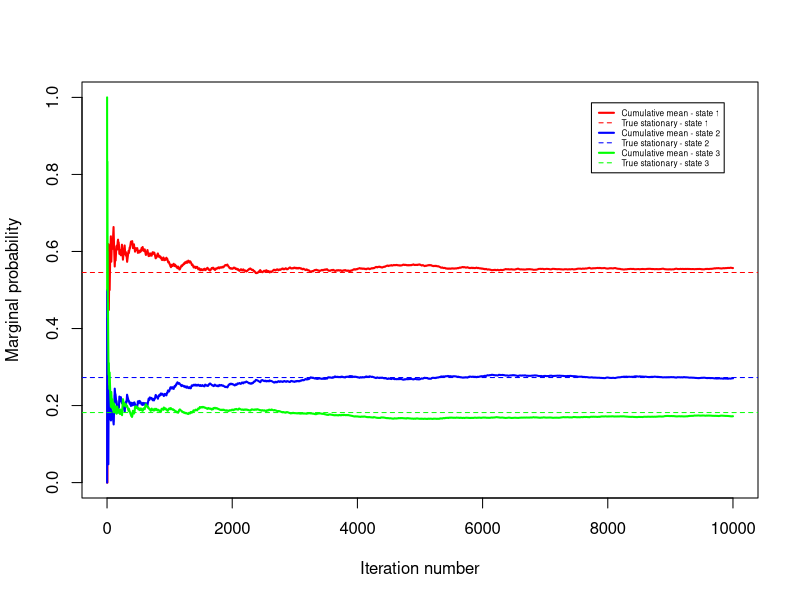

This chart was generated by the following R code:
#####   BEGIN USER INPUT  #####
nIter <- 10000 # Number of simulated steps of the Markov chain
P = matrix(c(0.8,0.1,0.1,0.2,0.6,0.2,0.3,0.3,0.4),3,3, byrow=TRUE) # Define a transition matrix
#####   END USER INPUT    #####

#install.packages("expm") # To get the matrix power
library(expm)

lineColors = c("red","blue","green","black","yellow")
nStates <- dim(P)[1]
print(P)

# Stationary distribution is normalized left eigenvector of P corresponding to eigenvalue of one.
eigObj <- eigen(t(P))
eigenVect <- eigObj$vector[,eigObj$values == 1]
piStat <- eigenVect/sum(eigenVect)

print(piStat)
print(piStat - piStat%*%P) # Check 1: should be the zeros vector if piStat is the stationary distribution
print(P%^%100) # Check 2: each row should be approximately piStat

# Simulating a Markov chain
x <- matrix(NA,nIter,1)
x[1] <- 3 # Initial value
for (i in 2:nIter){
  x[i] <- sample(1:nStates,1, prob = P[x[i-1],])
}

# Graphics
print(x[1:50]) # Printing the first 50 simulations
approxStat <- list(nStates,1)
for (j in 1:nStates){
  approxStat[[j]] <- cumsum(x == j)/seq(1,nIter)
}

plot(0, type = "n", xlim = c(0,nIter), ylim = c(0,1), ylab = "Marginal probability", xlab = "Iteration number", lwd = 2)
legendText <- c()
for (j in 1:nStates){
  lines(1:nIter,approxStat[[j]], col = lineColors[j], lwd = 2)
  legendText <- c(legendText, paste('Cumulative mean - state',j), paste('True stationary - state',j))
  abline(piStat[j], 0, col = lineColors[j], lty = 2)
}
legend("topright", inset = 0.05, box.lty = 1, legend = legendText, col = rep(lineColors[1:nStates], each=2), 
       lty = rep(c(1,2),nStates), lwd = rep(c(2,1),nStates), cex = 0.5)
